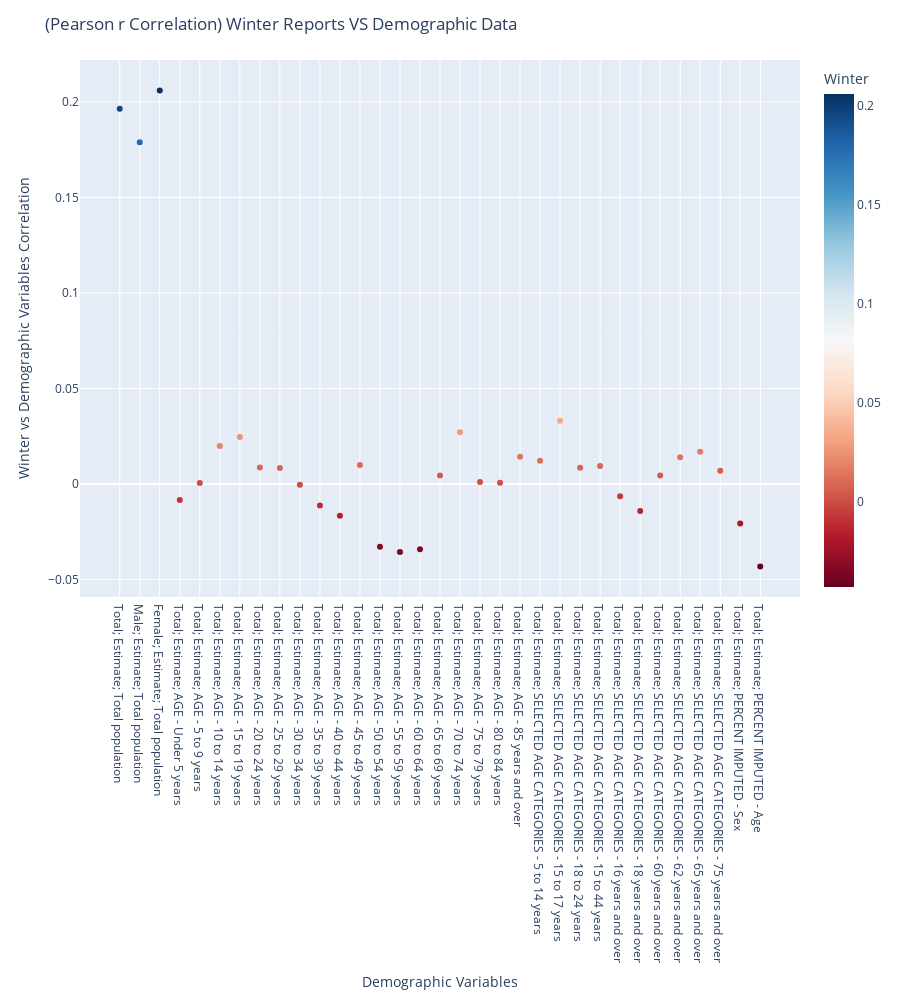

The notebook cell saved with this chart:
### Code cell
season_to_do = "Winter"
fig = px.scatter(corr, x="DemographicVariable", y=season_to_do, color=season_to_do, 
                color_continuous_scale=px.colors.sequential.RdBu,
                width=900, height=1000)
fig.update_layout(
    title = '(Pearson r Correlation) '+season_to_do+' Reports VS Demographic Data',
    yaxis_title = season_to_do+' vs Demographic Variables Correlation',
    xaxis_title = "Demographic Variables",
)
fig.show()

### Figure 1 — Plotly figure (JSON) as saved in the notebook; plotly's stock layout.template omitted (floating-point values rounded to 4 significant figures)
{"data": [{"hoverlabel": {"namelength": 0}, "hovertemplate": "DemographicVariable=%{x}<br>Winter=%{marker.color}", "legendgroup": "", "marker": {"color": [0.1964, 0.1789, 0.206, -0.008463, 0.0005119, 0.0198, 0.02462, 0.008646, 0.008359, -0.000382, -0.01132, -0.01667, 0.009904, -0.03288, -0.03564, -0.03415, 0.004382, 0.02711, 0.0009947, 0.0006546, 0.01424, 0.01207, 0.03308, 0.008419, 0.009392, -0.006498, -0.01416, 0.004343, 0.01398, 0.01682, 0.006863, -0.02072, -0.04319], "coloraxis": "coloraxis", "symbol": "circle"}, "mode": "markers", "name": "", "showlegend": false, "type": "scatter", "x": ["Total; Estimate; Total population", "Male; Estimate; Total population", "Female; Estimate; Total population", "Total; Estimate; AGE - Under 5 years", "Total; Estimate; AGE - 5 to 9 years", "Total; Estimate; AGE - 10 to 14 years", "Total; Estimate; AGE - 15 to 19 years", "Total; Estimate; AGE - 20 to 24 years", "Total; Estimate; AGE - 25 to 29 years", "Total; Estimate; AGE - 30 to 34 years", "Total; Estimate; AGE - 35 to 39 years", "Total; Estimate; AGE - 40 to 44 years", "Total; Estimate; AGE - 45 to 49 years", "Total; Estimate; AGE - 50 to 54 years", "Total; Estimate; AGE - 55 to 59 years", "Total; Estimate; AGE - 60 to 64 years", "Total; Estimate; AGE - 65 to 69 years", "Total; Estimate; AGE - 70 to 74 years", "Total; Estimate; AGE - 75 to 79 years", "Total; Estimate; AGE - 80 to 84 years", "Total; Estimate; AGE - 85 years and over", "Total; Estimate; SELECTED AGE CATEGORIES - 5 to 14 years", "Total; Estimate; SELECTED AGE CATEGORIES - 15 to 17 years", "Total; Estimate; SELECTED AGE CATEGORIES - 18 to 24 years", "Total; Estimate; SELECTED AGE CATEGORIES - 15 to 44 years", "Total; Estimate; SELECTED AGE CATEGORIES - 16 years and over", "Total; Estimate; SELECTED AGE CATEGORIES - 18 years and over", "Total; Estimate; SELECTED AGE CATEGORIES - 60 years and over", "Total; Estimate; SELECTED AGE CATEGORIES - 62 years and over", "Total; Estimate; SELECTED AGE CATEGORIES - 65 years and over", "Total; Estimate; SELECTED AGE CATEGORIES - 75 years and over", "Total; Estimate; PERCENT IMPUTED - Sex", "Total; Estimate; PERCENT IMPUTED - Age"], "xaxis": "x", "y": [0.1964, 0.1789, 0.206, -0.008463, 0.0005119, 0.0198, 0.02462, 0.008646, 0.008359, -0.000382, -0.01132, -0.01667, 0.009904, -0.03288, -0.03564, -0.03415, 0.004382, 0.02711, 0.0009947, 0.0006546, 0.01424, 0.01207, 0.03308, 0.008419, 0.009392, -0.006498, -0.01416, 0.004343, 0.01398, 0.01682, 0.006863, -0.02072, -0.04319], "yaxis": "y"}], "layout": {"coloraxis": {"colorbar": {"title": {"text": "Winter"}}, "colorscale": [[0, "rgb(103,0,31)"], [0.1, "rgb(178,24,43)"], [0.2, "rgb(214,96,77)"], [0.3, "rgb(244,165,130)"], [0.4, "rgb(253,219,199)"], [0.5, "rgb(247,247,247)"], [0.6, "rgb(209,229,240)"], [0.7, "rgb(146,197,222)"], [0.8, "rgb(67,147,195)"], [0.9, "rgb(33,102,172)"], [1, "rgb(5,48,97)"]]}, "height": 1000, "legend": {"tracegroupgap": 0}, "margin": {"t": 60}, "title": {"text": "(Pearson r Correlation) Winter Reports VS Demographic Data"}, "width": 900, "xaxis": {"anchor": "y", "domain": [0, 1], "title": {"text": "Demographic Variables"}}, "yaxis": {"anchor": "x", "domain": [0, 1], "title": {"text": "Winter vs Demographic Variables Correlation"}}}}
